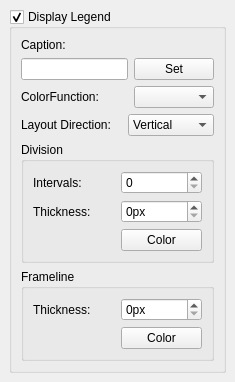
<?xml version="1.0" encoding="UTF-8"?>
<ui version="4.0">
 <class>LegendPanel</class>
 <widget class="QDockWidget" name="LegendPanel">
  <property name="geometry">
   <rect>
    <x>0</x>
    <y>0</y>
    <width>235</width>
    <height>369</height>
   </rect>
  </property>
  <property name="sizePolicy">
   <sizepolicy hsizetype="Preferred" vsizetype="Fixed">
    <horstretch>0</horstretch>
    <verstretch>0</verstretch>
   </sizepolicy>
  </property>
  <property name="minimumSize">
   <size>
    <width>207</width>
    <height>369</height>
   </size>
  </property>
  <property name="maximumSize">
   <size>
    <width>235</width>
    <height>500</height>
   </size>
  </property>
  <property name="windowTitle">
   <string>Legend Options</string>
  </property>
  <widget class="QWidget" name="dockWidgetContents">
   <layout class="QVBoxLayout" name="verticalLayout_2">
    <item>
     <widget class="QGroupBox" name="displayLegend">
      <property name="title">
       <string>Display Legend</string>
      </property>
      <property name="checkable">
       <bool>true</bool>
      </property>
      <layout class="QGridLayout" name="gridLayout_4" rowstretch="0,0,0,0,0,0,0,0,0">
       <item row="7" column="0" colspan="5">
        <widget class="QGroupBox" name="groupBox_2">
         <property name="title">
          <string>Division</string>
         </property>
         <layout class="QGridLayout" name="gridLayout_3">
          <item row="0" column="1">
           <widget class="QSpinBox" name="divInterval">
            <property name="suffix">
             <string/>
            </property>
           </widget>
          </item>
          <item row="1" column="0">
           <widget class="QLabel" name="label_2">
            <property name="text">
             <string>Thickness:</string>
            </property>
           </widget>
          </item>
          <item row="2" column="1">
           <widget class="QPushButton" name="divColor_btn">
            <property name="text">
             <string>Color</string>
            </property>
           </widget>
          </item>
          <item row="0" column="0">
           <widget class="QLabel" name="label">
            <property name="text">
             <string>Intervals:</string>
            </property>
           </widget>
          </item>
          <item row="1" column="1">
           <widget class="QSpinBox" name="divThickness">
            <property name="suffix">
             <string>px</string>
            </property>
           </widget>
          </item>
         </layout>
        </widget>
       </item>
       <item row="8" column="0" colspan="5">
        <widget class="QGroupBox" name="groupBox_3">
         <property name="title">
          <string>Frameline</string>
         </property>
         <layout class="QGridLayout" name="gridLayout_2">
          <item row="1" column="1">
           <widget class="QPushButton" name="frameColor_btn">
            <property name="text">
             <string>Color</string>
            </property>
           </widget>
          </item>
          <item row="0" column="1">
           <widget class="QSpinBox" name="frameThickness">
            <property name="suffix">
             <string>px</string>
            </property>
           </widget>
          </item>
          <item row="0" column="0">
           <widget class="QLabel" name="label_3">
            <property name="text">
             <string>Thickness:</string>
            </property>
           </widget>
          </item>
         </layout>
        </widget>
       </item>
       <item row="6" column="3" colspan="2">
        <widget class="QComboBox" name="layoutDirection">
         <item>
          <property name="text">
           <string>Vertical</string>
          </property>
         </item>
         <item>
          <property name="text">
           <string>Horizontal</string>
          </property>
         </item>
        </widget>
       </item>
       <item row="2" column="4">
        <widget class="QPushButton" name="setButton">
         <property name="text">
          <string>Set</string>
         </property>
        </widget>
       </item>
       <item row="6" column="0" colspan="3">
        <widget class="QLabel" name="label_6">
         <property name="text">
          <string>Layout Direction:</string>
         </property>
        </widget>
       </item>
       <item row="4" column="4">
        <widget class="QComboBox" name="colormapFunction"/>
       </item>
       <item row="4" column="0" colspan="3">
        <widget class="QLabel" name="label_4">
         <property name="text">
          <string>ColorFunction:</string>
         </property>
        </widget>
       </item>
       <item row="2" column="0" colspan="4">
        <widget class="QLineEdit" name="caption"/>
       </item>
       <item row="1" column="0">
        <widget class="QLabel" name="label_5">
         <property name="sizePolicy">
          <sizepolicy hsizetype="Expanding" vsizetype="Fixed">
           <horstretch>0</horstretch>
           <verstretch>0</verstretch>
          </sizepolicy>
         </property>
         <property name="text">
          <string>Caption:</string>
         </property>
        </widget>
       </item>
      </layout>
     </widget>
    </item>
   </layout>
  </widget>
 </widget>
 <resources/>
 <connections/>
</ui>
